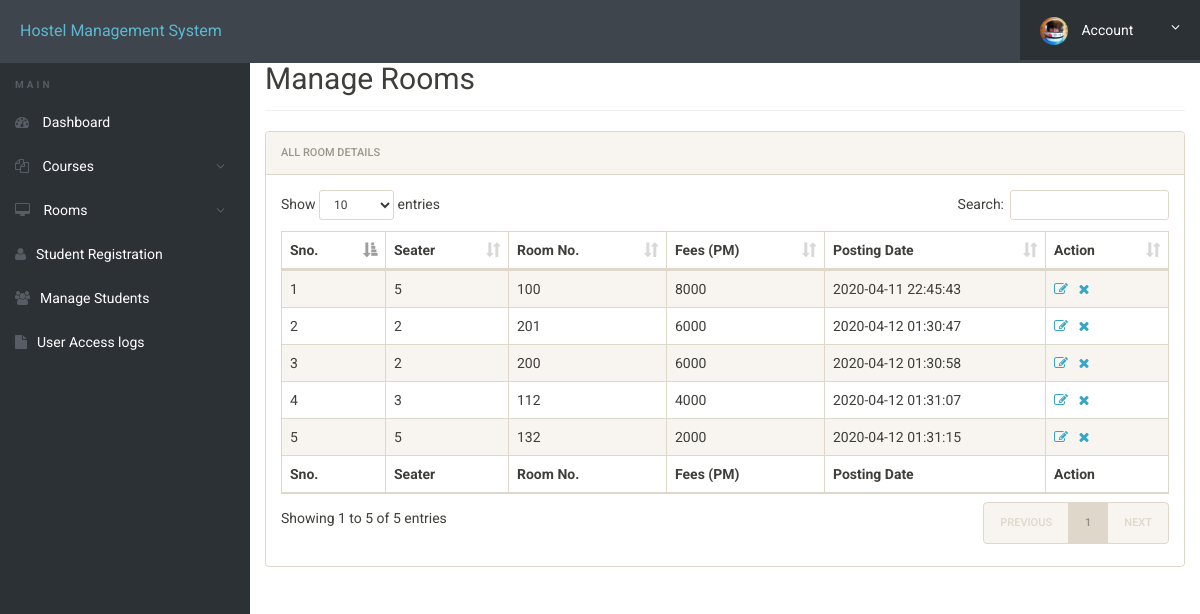
Screenshot of /admin/manage-rooms.php (signed in) with the database file from the repository.
### tables this page shows
CREATE TABLE `rooms` (
  `id` int(11) NOT NULL,
  `seater` int(11) DEFAULT NULL,
  `room_no` int(11) DEFAULT NULL,
  `fees` int(11) DEFAULT NULL,
  `posting_date` timestamp NULL DEFAULT current_timestamp()
);

### admin/manage-rooms.php (the view, shortened to what this page needs)
<?php
include('includes/config.php');
?>
<!doctype html>
<html lang="en" class="no-js">
<head>
	<link rel="stylesheet" href="css/font-awesome.min.css">
	<link rel="stylesheet" href="css/bootstrap.min.css">
	<link rel="stylesheet" href="css/dataTables.bootstrap.min.css">
	<link rel="stylesheet" href="css/bootstrap-social.css">
	<link rel="stylesheet" href="css/bootstrap-select.css">
	<link rel="stylesheet" href="css/fileinput.min.css">
	<link rel="stylesheet" href="css/awesome-bootstrap-checkbox.css">
	<link rel="stylesheet" href="css/style.css">
</head>
<body>
	<?php include('includes/header.php');?>
	<div class="ts-main-content">
			<?php include('includes/sidebar.php');?>
		<div class="content-wrapper">
			<div class="container-fluid">
				<div class="row">
					<div class="col-md-12">
						<h2 class="page-title" style="margin-top: 4%">Manage Rooms</h2>
						<div class="panel panel-default">
							<div class="panel-heading">All Room Details</div>
							<div class="panel-body">
								<table id="zctb" class="display table table-striped table-bordered table-hover" cellspacing="0" width="100%">
									<thead>
										<tr>
											<th>Sno.</th>
											<th>Seater</th>
											<th>Room No.</th>
											<th>Fees (PM) </th>
											<th>Posting Date  </th>
											<th>Action</th>
										</tr>
									</thead>
									<tfoot>
										<tr>
											<th>Sno.</th>
											<th>Seater</th>
											<th>Room No.</th>
											<th>Fees (PM) </th>
											<th>Posting Date  </th>
											<th>Action</th>
										</tr>
									</tfoot>
									<tbody>
<?php
$ret="select * from rooms";
$stmt= $mysqli->prepare($ret) ;
$stmt->execute() ;
$res=$stmt->get_result();
$cnt=1;
while($row=$res->fetch_object())
	  {
	  	?>
<tr><td><?php echo $cnt;;?></td>
<td><?php echo $row->seater;?></td>
<td><?php echo $row->room_no;?></td>
<td><?php echo $row->fees;?></td>
<td><?php echo $row->posting_date;?></td>
<td><a href="edit-room.php?id=<?php echo $row->id;?>"><i class="fa fa-edit"></i></a>&nbsp;&nbsp;
<a href="manage-rooms.php?del=<?php echo $row->id;?>" onclick="return confirm("Do you want to delete");"><i class="fa fa-close"></i></a></td>
										</tr>
									<?php
$cnt=$cnt+1;
									 } ?>
									</tbody>
								</table>
							</div>
						</div>
					</div>
				</div>
			</div>
		</div>
	</div>
</body>
</html>

### admin/css/style.css (style rules this page uses)
html { font-size: 14px; }
@media only screen and (min-width: 480px) { html { font-size: 17px; } }
@media only screen and (min-width: 768px) { html { font-size: 14px; } }
body { font-size: 1em; }
a { color: #37a6c4; }
.panel { overflow: hidden; }
.page-title { padding-bottom: 15px; margin-bottom: 20px; border-bottom: 1px solid #f0f0f0; }
.ts-main-content .content-wrapper { padding-top: 15px; margin-top: 10px; }
@media only screen and (min-width: 992px) { .ts-main-content .content-wrapper { margin-left: 250px; } }

### rows the page displays
rooms: seater "5", room_no "100", fees "8000", posting_date "2020-04-11 22:45:43"
rooms: seater "2", room_no "201", fees "6000", posting_date "2020-04-12 01:30:47"
rooms: seater "2", room_no "200", fees "6000", posting_date "2020-04-12 01:30:58"
rooms: seater "3", room_no "112", fees "4000", posting_date "2020-04-12 01:31:07"
rooms: seater "5", room_no "132", fees "2000", posting_date "2020-04-12 01:31:15"
